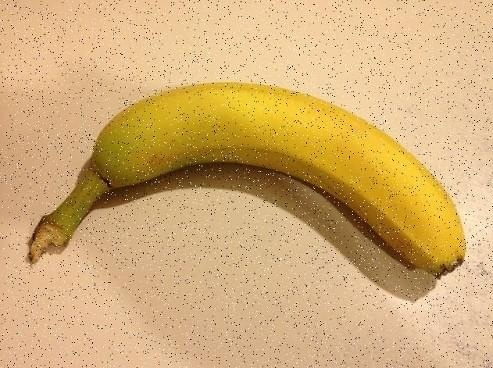
#> input picture TP5_Support/exercice1/Originale.jpg, 493 x 368 px, given in place of the camera
$ python filters_test.py   (older library calls are emulated)
#> lines starting #> are read from the running program, lines starting #| are printed output that depends on the picture; after the words box and inside, x2 and y2 are one past the last pixel; in counts of white or black regions, pixels touching at a corner belong together
import cv2
import numpy as np


FILTERS = ["Original", "Median", "Gaussian", "Mean", "Bilateral", "Sobel", "Laplacian", "Canny"]
selected_filter_index = 0


def odd_kernel(value):
    """Convertit un curseur en taille de noyau impaire."""
    return 2 * value + 1


def nothing(_value):
    pass


def choose_filter(event, x, y, _flags, _param):
    global selected_filter_index

    if event != cv2.EVENT_LBUTTONDOWN or not 10 <= y <= 55:
        return

    button_width = 150
    index = x // button_width
    if 0 <= index < len(FILTERS):
        selected_filter_index = index


def show_filter_buttons():
    button_width = 150
    panel = 255 * np.ones((75, button_width * len(FILTERS), 3), dtype="uint8")

    for index, filter_name in enumerate(FILTERS):
        left = index * button_width
        right = left + button_width - 5
        color = (60, 170, 60) if index == selected_filter_index else (210, 210, 210)
        cv2.rectangle(panel, (left, 10), (right, 55), color, -1)
        cv2.rectangle(panel, (left, 10), (right, 55), (80, 80, 80), 1)
        text_size = cv2.getTextSize(filter_name, cv2.FONT_HERSHEY_SIMPLEX, 0.48, 1)[0]
        text_x = left + (button_width - text_size[0]) // 2
        cv2.putText(panel, filter_name, (text_x, 39), cv2.FONT_HERSHEY_SIMPLEX, 0.48, (0, 0, 0), 1)

    cv2.imshow("Filtres", panel)


def apply_filter(frame):
    selected_filter = FILTERS[selected_filter_index]

    if selected_filter == "Original":
        return frame, selected_filter

    gray = cv2.cvtColor(frame, cv2.COLOR_BGR2GRAY)

    if selected_filter == "Median":
        kernel = odd_kernel(max(1, cv2.getTrackbarPos("Noyau", "Parametres")))
        return cv2.medianBlur(frame, kernel), f"Median | noyau={kernel}"

    if selected_filter == "Gaussian":
        kernel = odd_kernel(max(1, cv2.getTrackbarPos("Noyau", "Parametres")))
        sigma = cv2.getTrackbarPos("Sigma", "Parametres") / 10
        return cv2.GaussianBlur(frame, (kernel, kernel), sigma), (
            f"Gaussian | noyau={kernel}, sigma={sigma:.1f}"
        )

    if selected_filter == "Mean":
        kernel = odd_kernel(max(1, cv2.getTrackbarPos("Noyau", "Parametres")))
        return cv2.blur(frame, (kernel, kernel)), f"Mean | noyau={kernel}"

    if selected_filter == "Bilateral":
        diameter = max(1, cv2.getTrackbarPos("Diametre", "Parametres"))
        sigma_color = max(1, cv2.getTrackbarPos("Sigma couleur", "Parametres"))
        sigma_space = max(1, cv2.getTrackbarPos("Sigma espace", "Parametres"))
        result = cv2.bilateralFilter(frame, diameter, sigma_color, sigma_space)
        return result, (
            f"Bilateral | d={diameter}, couleur={sigma_color}, espace={sigma_space}"
        )

    if selected_filter == "Sobel":
        direction = cv2.getTrackbarPos("Direction Sobel", "Parametres")
        kernel = odd_kernel(max(1, cv2.getTrackbarPos("Noyau", "Parametres")))
        if direction == 0:
            sobel = cv2.Sobel(gray, cv2.CV_64F, 1, 0, ksize=kernel)
            label = "X"
        elif direction == 1:
            sobel = cv2.Sobel(gray, cv2.CV_64F, 0, 1, ksize=kernel)
            label = "Y"
        else:
            sobel_x = cv2.Sobel(gray, cv2.CV_64F, 1, 0, ksize=kernel)
            sobel_y = cv2.Sobel(gray, cv2.CV_64F, 0, 1, ksize=kernel)
            sobel = cv2.magnitude(sobel_x.astype("float32"), sobel_y.astype("float32"))
            label = "magnitude"
        result = cv2.convertScaleAbs(sobel)
        return result, f"Sobel | direction={label}, noyau={kernel}"

    if selected_filter == "Laplacian":
        kernel = odd_kernel(max(1, cv2.getTrackbarPos("Noyau", "Parametres")))
        result = cv2.convertScaleAbs(cv2.Laplacian(gray, cv2.CV_64F, ksize=kernel))
        return result, f"Laplacian | noyau={kernel}"

    low = cv2.getTrackbarPos("Seuil bas", "Parametres")
    high = max(low + 1, cv2.getTrackbarPos("Seuil haut", "Parametres"))
    aperture = odd_kernel(max(1, cv2.getTrackbarPos("Aperture Canny", "Parametres")))
    result = cv2.Canny(gray, low, high, apertureSize=aperture)
    return result, f"Canny | bas={low}, haut={high}, aperture={aperture}"


cv2.namedWindow("Filtres")
cv2.setMouseCallback("Filtres", choose_filter)
cv2.namedWindow("Parametres")
cv2.namedWindow("Webcam", cv2.WINDOW_NORMAL)

cv2.createTrackbar("Noyau", "Parametres", 2, 10, nothing)
cv2.createTrackbar("Sigma", "Parametres", 10, 100, nothing)
cv2.createTrackbar("Diametre", "Parametres", 5, 15, nothing)
cv2.createTrackbar("Sigma couleur", "Parametres", 75, 255, nothing)
cv2.createTrackbar("Sigma espace", "Parametres", 75, 255, nothing)
cv2.createTrackbar("Direction Sobel", "Parametres", 2, 2, nothing)
cv2.createTrackbar("Seuil bas", "Parametres", 50, 255, nothing)
cv2.createTrackbar("Seuil haut", "Parametres", 150, 255, nothing)
cv2.createTrackbar("Aperture Canny", "Parametres", 1, 3, nothing)

camera = cv2.VideoCapture(0)
if not camera.isOpened():
    raise RuntimeError("Impossible d'ouvrir la webcam.")

while True:
    success, frame = camera.read()
#> frame is the input picture: shape (368, 493, 3); mean B, G, R 119.7, 174.7, 211.3
    if not success:
        print("Impossible de lire une image depuis la webcam.")
        break

    filtered, label = apply_filter(frame)
#> label = 'Original'
    show_filter_buttons()
#> after the loop in show_filter_buttons, `for index, filter_name in enumerate(FILTERS):`:
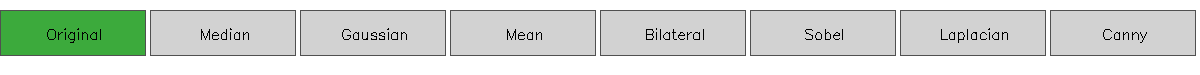
#> panel: shape (75, 1200, 3); mean of channels 0, 1, 2 210.9, 218.5, 210.9; drawn as B, G, R
    display = filtered.copy()
    if display.ndim == 2:
        display = cv2.cvtColor(display, cv2.COLOR_GRAY2BGR)
    cv2.putText(display, label, (15, 35), cv2.FONT_HERSHEY_SIMPLEX, 0.75, (0, 255, 0), 2)
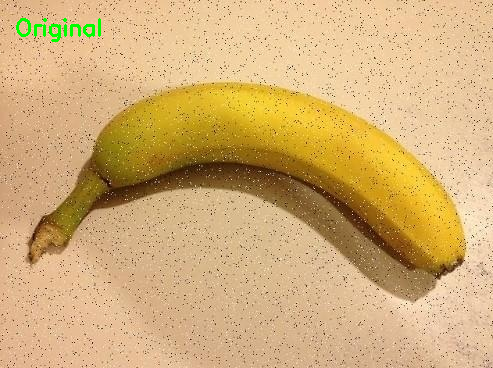
#> display: shape (368, 493, 3); 0.36% of pixels changed, all inside (x1, y1, x2, y2) = (16, 18, 101, 42)
    cv2.imshow("Webcam", display)

    key = cv2.waitKey(1) & 0xFF
#> (key q is pressed here)
    if key in (ord("q"), 27):
        break
    if key == ord("s"):
        cv2.imwrite("capture_filtre.png", filtered)
        print("Image enregistree dans capture_filtre.png")

camera.release()
cv2.destroyAllWindows()
